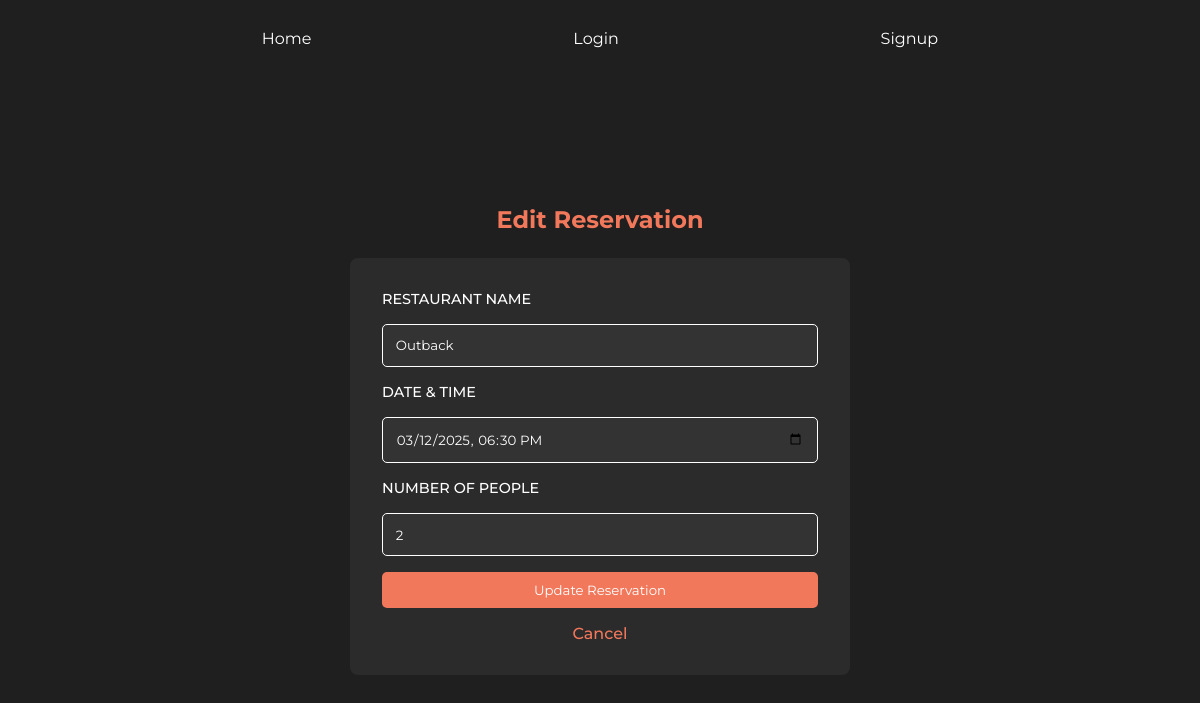
/edit-reservation/7, run on the app's committed database.
### models.py (models this page shows, shortened)
class Reservation(db.Model):
    id = db.Column(db.Integer, primary_key=True)
    restaurant_name = db.Column(db.String(100), nullable=False)
    date_time = db.Column(db.DateTime, nullable=False)
    num_people = db.Column(db.Integer, nullable=False)

### routes.py (the view)
@app.route("/edit-reservation/<int:id>", methods=["GET", "POST"])
def edit_reservation(id):
    reservation = Reservation.query.get_or_404(id)
    if request.method == "POST":
        reservation.restaurant_name = request.form["restaurant_name"]
        reservation.date_time = datetime.strptime(request.form["date_time"], "%Y-%m-%dT%H:%M")
        reservation.num_people = int(request.form["num_people"])
        db.session.commit()
        return redirect(url_for("reservation_list"))
    return render_template("edit_reservation.html", reservation=reservation)

### templates/edit_reservation.html (shortened to what this page needs)
{% extends "template.html" %}
{% block content %}
<div class="reservation-form-container">
    <h2>Edit Reservation</h2>
    <form action="{{ url_for('edit_reservation', id=reservation.id) }}" method="POST" class="reservation-form">
        <label for="restaurant_name">Restaurant Name</label>
        <input type="text" id="restaurant_name" name="restaurant_name" value="{{ reservation.restaurant_name }}"
            required>
        <label for="date_time">Date & Time</label>
        <input type="datetime-local" id="date_time" name="date_time"
            value="{{ reservation.date_time.strftime('%Y-%m-%dT%H:%M') }}" required>
        <label for="num_people">Number of People</label>
        <input type="number" id="num_people" name="num_people" value="{{ reservation.num_people }}" required>
        <button type="submit">Update Reservation</button>
        <a href="{{ url_for('reservation_list') }}">Cancel</a>
    </form>
</div>
{% endblock %}

### static/style.css (style rules this page uses)
* { box-sizing: border-box; font-family: "Montserrat", serif; margin: 0; padding: 0; }
.reservation-form-container { display: flex; flex-direction: column; justify-content: center; align-items: center; width: 100%; height: 90dvh; background-color: #1f1f1f; color: #fff; padding: 2rem; }
.reservation-form-container h1, .reservation-form-container h2 { color: #F2785C; margin-bottom: 1.5rem; }
.reservation-form { display: flex; flex-direction: column; gap: 1rem; width: 100%; max-width: 500px; background-color: #2b2b2b; padding: 2rem; border-radius: 8px; }
.reservation-form label { font-weight: 500; text-transform: uppercase; font-size: 0.9rem; }
.reservation-form input { width: 100%; padding: 0.8rem; border-radius: 5px; border: 1px solid #fff; background-color: #333; color: #fff; }
.reservation-form button { width: 100%; background-color: #F2785C; color: #fff; border: none; border-radius: 5px; padding: 10px 20px; cursor: pointer; transition: all ease-in-out 0.2s; }
.reservation-form a { text-align: center; color: #F2785C; text-decoration: none; font-weight: 500; }

### data on the page
Reservation: restaurant_name "Outback", date_time "03/12/2025 18:30", num_people "2"
